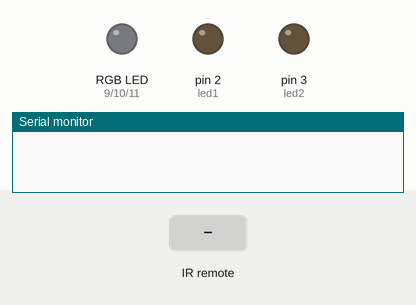
This sketch was run on a simulated Arduino Uno, built with avr-gcc and run on an emulated ATmega328P. Parts: an RGB LED mixed from three pins (HIGH = lit), output pins drawn as LEDs (lit = HIGH), the last lines printed to the serial monitor. The inputs (shaded band) are chosen by the test bench.

Above: at 1.2 s.
1.3 s: infrared code 0xFFA25D received
At 2.5 s:
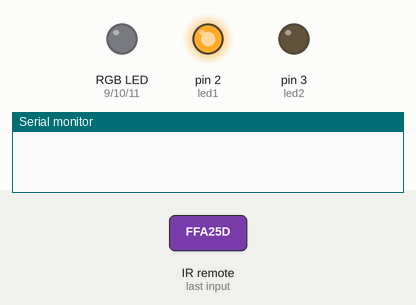
2.8 s: infrared code 0xFFE21D received
4.3 s: infrared code 0xFF02FD received
5.8 s: infrared code 0xFFE21D received
At 7.0 s:
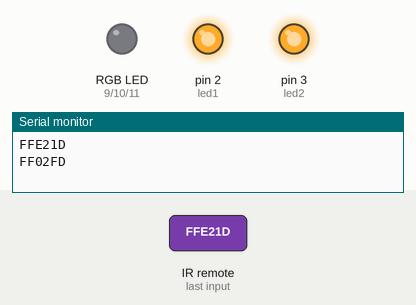
7.3 s: infrared code 0xFFA25D received
At 8.3 s:
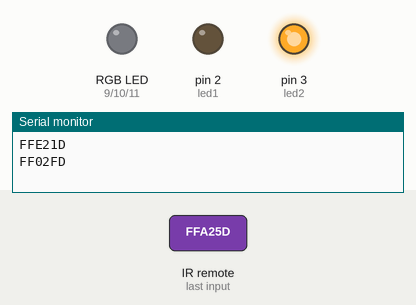
Timing chart, 0 to 9.8 s (numbered marks = the images above; inputs shaded):
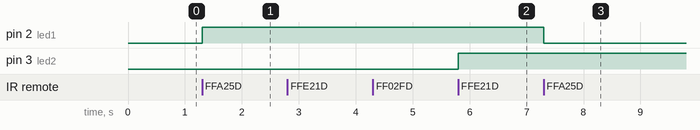

The sketch:

remote.ino
```cpp
#include <IRremote.h>
const int chanRemote=8;
IRrecv irrecv(chanRemote);
decode_results results;
int led1=2;
int led2=3;
boolean trangthailed1=LOW;
boolean trangthailed2=LOW;
boolean trangthairgb=LOW;
int Red=9;
int Green=10;
int Blue=11;
int congtac=4;
void setup() {
 Serial.begin(9600);
 pinMode(led1,OUTPUT);
 pinMode(led2,OUTPUT);
 irrecv.enableIRIn();
 pinMode(Red,OUTPUT);
 pinMode(Green,OUTPUT);
 pinMode(Blue,OUTPUT);
 pinMode(congtac,INPUT_PULLUP);
}
void loop() {
  //int trangthaicongtac=digitalRead(congtac);
  //Serial.println(trangthaicongtac);
  if(irrecv.decode(&results)){
    Serial.println(results.value,HEX);
    delay(200);
    irrecv.resume();
  }
  if(irrecv.decode(&results)){
    if(results.value==0xFFA25D){
      trangthailed1=!trangthailed1;
      digitalWrite(led1,trangthailed1);
    }
    if(results.value==0xFFE21D){
      trangthailed2=!trangthailed2;
      digitalWrite(led2, trangthailed2);
    }
    if(results.value==0xFF02FD){
      trangthairgb=!trangthairgb;
      if(trangthairgb==HIGH){
        analogWrite(Red,150);
        analogWrite(Blue,150);
        analogWrite(Green,100);
      }
      if(trangthairgb==LOW){
        analogWrite(Red,0);
        analogWrite(Blue,0);
        analogWrite(Green,0);
      }
    }
    irrecv.resume();
  }
}
void showrainbow(){
  for(int i=0;i<768;i++){
    showRGB(i);
    delay(15);
  }
  //do->xanh luc:0->255
  //xanh luc->xanh lam:256-511
  //xanh lam-do:512-767
}
void showRGB(int color){
  int xungdo;
  int xungblue;
  int xunggreen;
  if(color<=255){
    xungdo=255-color;
    xunggreen=color;
    xungblue=0;
  }else if(color<=511){
    xungdo=0;
    xunggreen=255-(color-256);
    xungblue=color-256;
  }else{
    xungdo=color-512;
    xunggreen=0;
    xungblue=255-(color-512);
  }
  analogWrite(Red,xungdo);
  analogWrite(Green,xunggreen);
  analogWrite(Blue,xungblue);
}
```

Measured:
- after the input at 1.3 s, pin 2 (led1): LOW → HIGH at once
- after the input at 5.8 s, pin 3 (led2): LOW → HIGH at once
- after the input at 7.3 s, pin 2 (led1): HIGH → LOW at once
